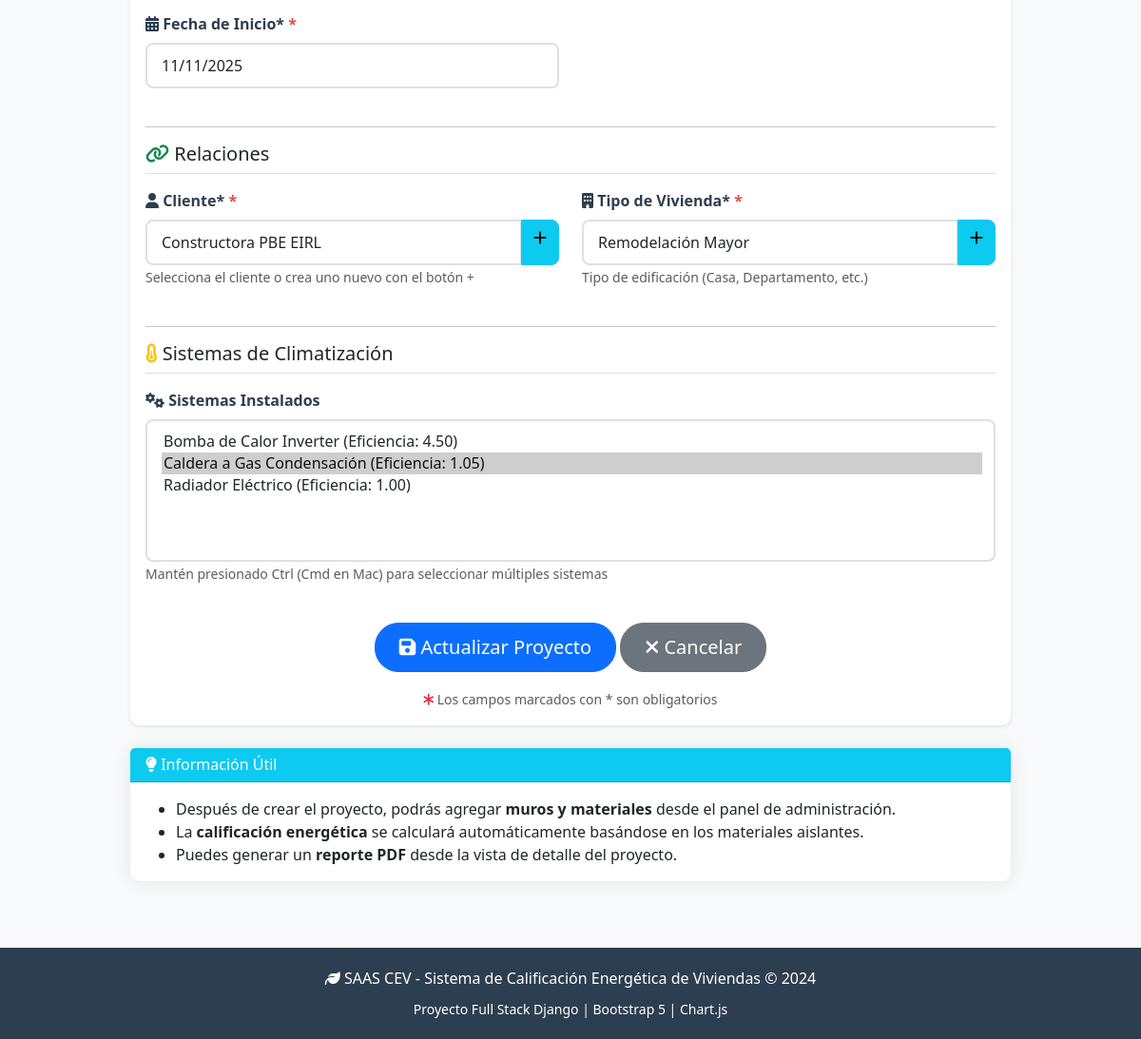
/proyectos/3/editar/ (lower part), run on an earlier commit of the app's database.
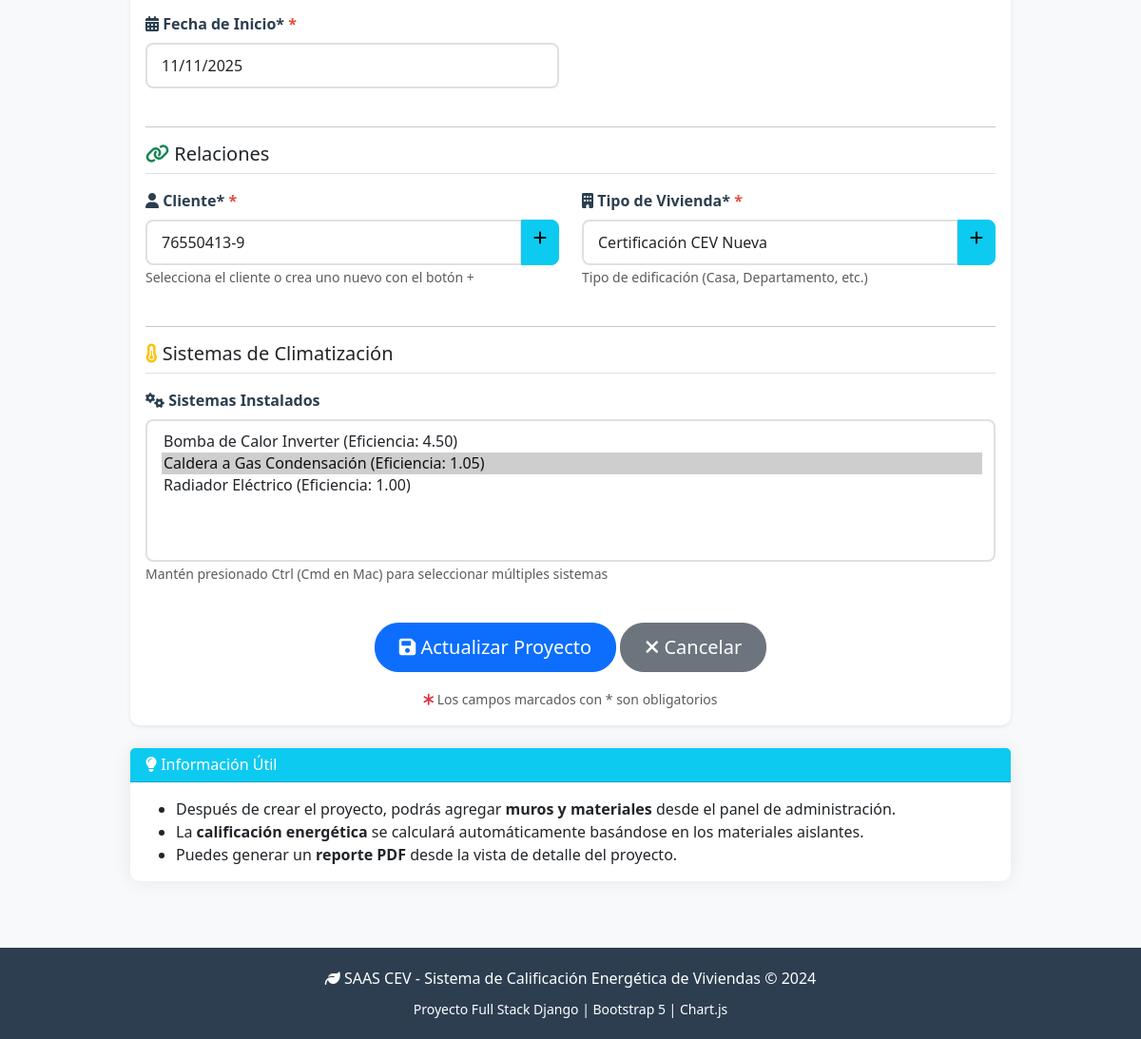
And on a later commit of the database.
### gestion/models.py (models this page shows, shortened)
class Proyecto(models.Model):
    cliente = models.ForeignKey(Cliente, on_delete=models.CASCADE, related_name='proyectos')
    tipo = models.ForeignKey(TipoProyecto, on_delete=models.PROTECT)
    sistemas = models.ManyToManyField(SistemaClimatizacion, related_name='proyectos', blank=True)
    nombre = models.CharField(max_length=200, verbose_name="Nombre de la Vivienda/Proyecto")
    descripcion = models.TextField(blank=True, null=True)
    fecha_inicio = models.DateField(default=date.today)
    class Meta:
        verbose_name_plural = "Proyectos"
        ordering = ['-fecha_inicio']

### gestion/views.py (the view, shortened to what this page needs)
# urls.py: path('proyectos/<int:pk>/editar/', ProyectoUpdateView.as_view(), name='proyecto-editar'),
class ProyectoUpdateView(UpdateView):
    model = Proyecto
    template_name = 'gestion/proyecto_form.html'
    fields = ['cliente', 'tipo', 'nombre', 'descripcion', 'fecha_inicio', 'sistemas']

### gestion/models.py (called while the page is built)
    def __str__(self):
        return self.nombre

    def __str__(self):
        return self.nombre

    def __str__(self):
        return f"{self.tipo} (Eficiencia: {self.eficiencia_nominal})"

### gestion/templates/gestion/proyecto_form.html (shortened to what the changed rows need)
{% extends "gestion/base.html" %}
{% load crispy_forms_tags %}
{% block content %}
<div class="row">
    <div class="col-lg-10 offset-lg-1">
        <div class="card shadow-sm">
            <div class="card-body">
                <form method="post" id="proyectoForm">
                    <div class="row mb-4">
                        <div class="col-md-6 mb-3">
                            <label class="form-label required" for="id_fecha_inicio">
                                <i class="fas fa-calendar-alt"></i> Fecha de Inicio*
                            </label>
                            {{ form.fecha_inicio }}
                        </div>
                    </div>
                    <div class="row mb-4">
                        <div class="col-md-6 mb-3">
                            <div class="input-group">
                                {{ form.cliente }}
                                <a href="/admin/gestion/cliente/add/?_to_field=id&_popup=1"
                                   class="btn btn-info add-another-btn"
                                   title="Añadir nuevo Cliente"
                                   id="add_id_cliente">
                                    <i class="fas fa-plus"></i>
                                </a>
                            </div>
                        </div>
                        <div class="col-md-6 mb-3">
                            <div class="input-group">
                                {{ form.tipo }}
                                <a href="/admin/gestion/tipoproyecto/add/?_to_field=id&_popup=1"
                                   class="btn btn-info add-another-btn"
                                   title="Añadir nuevo Tipo de Proyecto"
                                   id="add_id_tipo">
                                    <i class="fas fa-plus"></i>
                                </a>
                            </div>
                        </div>
                    </div>
                </form>
            </div>
        </div>
    </div>
</div>
{% endblock %}

What changed in the data, as far as the page shows it:
changed Proyecto: cliente "Constructora PBE EIRL" → "76550413-9"; tipo "Remodelación Mayor" → "Certificación CEV Nueva"
